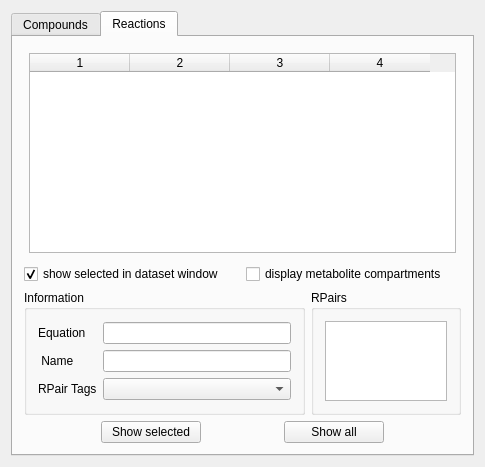
<ui version="4.0" >
 <class>browseDialogClass</class>
 <widget class="QDialog" name="browseDialogClass" >
  <property name="geometry" >
   <rect>
    <x>0</x>
    <y>0</y>
    <width>485</width>
    <height>427</height>
   </rect>
  </property>
  <property name="windowTitle" >
   <string>Browse dialog</string>
  </property>
  <layout class="QVBoxLayout" >
   <item>
    <widget class="QTabWidget" name="tabWidget" >
     <property name="acceptDrops" >
      <bool>true</bool>
     </property>
     <property name="currentIndex" >
      <number>1</number>
     </property>
     <widget class="QWidget" name="tab" >
      <attribute name="title" >
       <string>Compounds</string>
      </attribute>
      <layout class="QGridLayout" >
       <item row="0" column="0" colspan="3" >
        <layout class="QVBoxLayout" >
         <property name="spacing" >
          <number>6</number>
         </property>
         <property name="leftMargin" >
          <number>0</number>
         </property>
         <property name="topMargin" >
          <number>0</number>
         </property>
         <property name="rightMargin" >
          <number>0</number>
         </property>
         <property name="bottomMargin" >
          <number>0</number>
         </property>
         <item>
          <widget class="QTableWidget" name="tableWidget" >
           <property name="minimumSize" >
            <size>
             <width>0</width>
             <height>200</height>
            </size>
           </property>
           <property name="columnCount" >
            <number>4</number>
           </property>
           <column/>
           <column/>
           <column/>
           <column/>
          </widget>
         </item>
        </layout>
       </item>
       <item row="1" column="0" colspan="3" >
        <widget class="QGroupBox" name="groupBox" >
         <property name="minimumSize" >
          <size>
           <width>0</width>
           <height>100</height>
          </size>
         </property>
         <property name="title" >
          <string>Compound information</string>
         </property>
         <layout class="QVBoxLayout" >
          <property name="spacing" >
           <number>6</number>
          </property>
          <property name="leftMargin" >
           <number>9</number>
          </property>
          <property name="topMargin" >
           <number>9</number>
          </property>
          <property name="rightMargin" >
           <number>9</number>
          </property>
          <property name="bottomMargin" >
           <number>9</number>
          </property>
          <item>
           <layout class="QGridLayout" >
            <property name="leftMargin" >
             <number>0</number>
            </property>
            <property name="topMargin" >
             <number>0</number>
            </property>
            <property name="rightMargin" >
             <number>0</number>
            </property>
            <property name="bottomMargin" >
             <number>0</number>
            </property>
            <property name="horizontalSpacing" >
             <number>6</number>
            </property>
            <property name="verticalSpacing" >
             <number>6</number>
            </property>
            <item rowspan="2" row="1" column="0" >
             <widget class="QListWidget" name="listWidget" />
            </item>
            <item row="0" column="0" >
             <widget class="QLabel" name="label" >
              <property name="text" >
               <string>Names</string>
              </property>
             </widget>
            </item>
            <item rowspan="2" row="1" column="1" >
             <widget class="QListWidget" name="listWidget_2" />
            </item>
            <item row="0" column="1" >
             <widget class="QLabel" name="label_2" >
              <property name="text" >
               <string>Reactions</string>
              </property>
             </widget>
            </item>
            <item rowspan="2" row="1" column="2" >
             <widget class="QListWidget" name="listWidget_3" />
            </item>
            <item row="0" column="2" >
             <widget class="QLabel" name="label_6" >
              <property name="text" >
               <string>Transitions</string>
              </property>
             </widget>
            </item>
           </layout>
          </item>
         </layout>
        </widget>
       </item>
       <item row="2" column="0" >
        <layout class="QHBoxLayout" >
         <property name="spacing" >
          <number>6</number>
         </property>
         <property name="leftMargin" >
          <number>0</number>
         </property>
         <property name="topMargin" >
          <number>0</number>
         </property>
         <property name="rightMargin" >
          <number>0</number>
         </property>
         <property name="bottomMargin" >
          <number>0</number>
         </property>
         <item>
          <widget class="QPushButton" name="pushButton_3" >
           <property name="maximumSize" >
            <size>
             <width>100</width>
             <height>16777215</height>
            </size>
           </property>
           <property name="text" >
            <string>Show selected</string>
           </property>
          </widget>
         </item>
         <item>
          <widget class="QPushButton" name="pushButton_2" >
           <property name="maximumSize" >
            <size>
             <width>100</width>
             <height>16777215</height>
            </size>
           </property>
           <property name="text" >
            <string>Show all</string>
           </property>
          </widget>
         </item>
        </layout>
       </item>
       <item row="2" column="1" >
        <spacer>
         <property name="orientation" >
          <enum>Qt::Horizontal</enum>
         </property>
         <property name="sizeHint" >
          <size>
           <width>111</width>
           <height>20</height>
          </size>
         </property>
        </spacer>
       </item>
       <item row="2" column="2" >
        <widget class="QPushButton" name="pushButton_4" >
         <property name="maximumSize" >
          <size>
           <width>141</width>
           <height>16777215</height>
          </size>
         </property>
         <property name="text" >
          <string>Open transition window</string>
         </property>
         <property name="default" >
          <bool>true</bool>
         </property>
        </widget>
       </item>
      </layout>
     </widget>
     <widget class="QWidget" name="tab_2" >
      <attribute name="title" >
       <string>Reactions</string>
      </attribute>
      <layout class="QGridLayout" >
       <item row="0" column="0" colspan="2" >
        <layout class="QVBoxLayout" >
         <property name="spacing" >
          <number>6</number>
         </property>
         <property name="leftMargin" >
          <number>5</number>
         </property>
         <property name="topMargin" >
          <number>5</number>
         </property>
         <property name="rightMargin" >
          <number>5</number>
         </property>
         <property name="bottomMargin" >
          <number>5</number>
         </property>
         <item>
          <widget class="QTableWidget" name="tableWidget_2" >
           <property name="minimumSize" >
            <size>
             <width>0</width>
             <height>200</height>
            </size>
           </property>
           <property name="columnCount" >
            <number>4</number>
           </property>
           <column/>
           <column/>
           <column/>
           <column/>
          </widget>
         </item>
        </layout>
       </item>
       <item row="1" column="0" colspan="2" >
        <layout class="QGridLayout" >
         <property name="leftMargin" >
          <number>0</number>
         </property>
         <property name="topMargin" >
          <number>0</number>
         </property>
         <property name="rightMargin" >
          <number>0</number>
         </property>
         <property name="bottomMargin" >
          <number>0</number>
         </property>
         <property name="horizontalSpacing" >
          <number>6</number>
         </property>
         <property name="verticalSpacing" >
          <number>6</number>
         </property>
         <item row="0" column="0" >
          <widget class="QCheckBox" name="checkBox" >
           <property name="text" >
            <string>show selected in dataset window</string>
           </property>
           <property name="checked" >
            <bool>true</bool>
           </property>
          </widget>
         </item>
         <item row="0" column="1" >
          <widget class="QCheckBox" name="checkBox_2" >
           <property name="text" >
            <string>display metabolite compartments</string>
           </property>
          </widget>
         </item>
        </layout>
       </item>
       <item row="2" column="0" >
        <layout class="QVBoxLayout" >
         <property name="spacing" >
          <number>6</number>
         </property>
         <property name="leftMargin" >
          <number>0</number>
         </property>
         <property name="topMargin" >
          <number>0</number>
         </property>
         <property name="rightMargin" >
          <number>0</number>
         </property>
         <property name="bottomMargin" >
          <number>0</number>
         </property>
         <item>
          <widget class="QGroupBox" name="groupBox_2" >
           <property name="title" >
            <string>Information</string>
           </property>
           <layout class="QVBoxLayout" >
            <item>
             <layout class="QGridLayout" >
              <property name="leftMargin" >
               <number>0</number>
              </property>
              <property name="topMargin" >
               <number>0</number>
              </property>
              <property name="rightMargin" >
               <number>0</number>
              </property>
              <property name="bottomMargin" >
               <number>0</number>
              </property>
              <property name="horizontalSpacing" >
               <number>6</number>
              </property>
              <property name="verticalSpacing" >
               <number>6</number>
              </property>
              <item row="0" column="0" >
               <widget class="QLabel" name="label_3" >
                <property name="text" >
                 <string>Equation</string>
                </property>
               </widget>
              </item>
              <item row="0" column="1" >
               <widget class="QLineEdit" name="lineEdit" />
              </item>
              <item row="1" column="0" >
               <widget class="QLabel" name="label_4" >
                <property name="text" >
                 <string> Name</string>
                </property>
               </widget>
              </item>
              <item row="1" column="1" >
               <widget class="QLineEdit" name="lineEdit_2" />
              </item>
              <item row="2" column="1" >
               <widget class="QComboBox" name="comboBox" />
              </item>
              <item row="2" column="0" >
               <widget class="QLabel" name="label_5" >
                <property name="text" >
                 <string>RPair Tags</string>
                </property>
               </widget>
              </item>
             </layout>
            </item>
           </layout>
          </widget>
         </item>
        </layout>
       </item>
       <item row="2" column="1" >
        <widget class="QGroupBox" name="groupBox_3" >
         <property name="maximumSize" >
          <size>
           <width>150</width>
           <height>16777215</height>
          </size>
         </property>
         <property name="title" >
          <string>RPairs</string>
         </property>
         <layout class="QVBoxLayout" >
          <item>
           <widget class="QListWidget" name="listWidget_4" >
            <property name="maximumSize" >
             <size>
              <width>1000</width>
              <height>16777215</height>
             </size>
            </property>
           </widget>
          </item>
         </layout>
        </widget>
       </item>
       <item row="3" column="0" colspan="2" >
        <layout class="QHBoxLayout" >
         <item>
          <widget class="QPushButton" name="pushButton_6" >
           <property name="maximumSize" >
            <size>
             <width>100</width>
             <height>100</height>
            </size>
           </property>
           <property name="text" >
            <string>Show selected</string>
           </property>
          </widget>
         </item>
         <item>
          <widget class="QPushButton" name="pushButton" >
           <property name="maximumSize" >
            <size>
             <width>100</width>
             <height>100</height>
            </size>
           </property>
           <property name="text" >
            <string>Show all</string>
           </property>
          </widget>
         </item>
        </layout>
       </item>
      </layout>
     </widget>
    </widget>
   </item>
  </layout>
 </widget>
 <layoutdefault spacing="6" margin="11" />
 <resources/>
 <connections/>
</ui>
